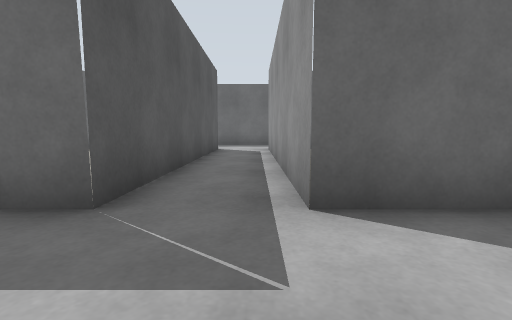
view 1 (above)

24 first-person views from a walk through a Gazebo world. The camera is 0.72 m above the floor, tilts 6° down and sees 85° across. The floor is counted in squares, 1 m on a side. Each view is taken from the middle of a square. On the plan, view 1 faces up. The plan holds only what a view shows up to about 10 squares ahead; the rest is blank.

view 2
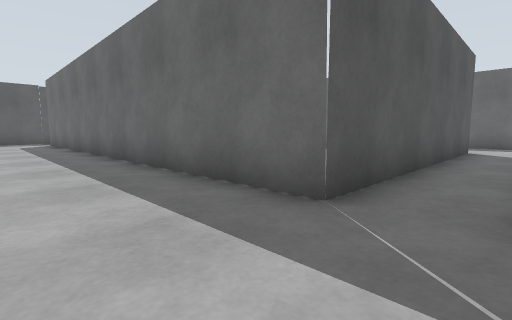

view 3
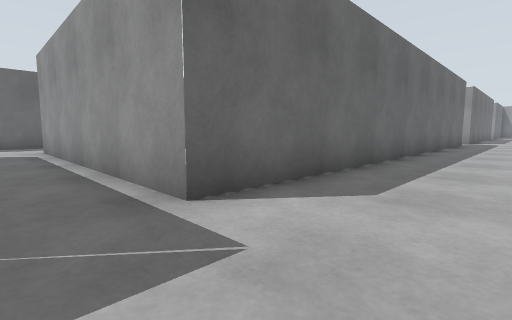

view 4
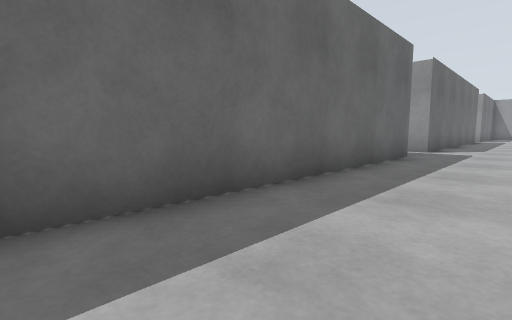

view 5
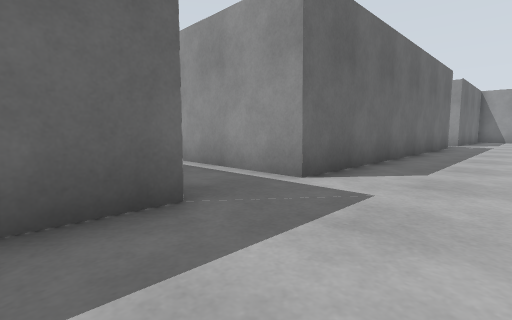

view 6
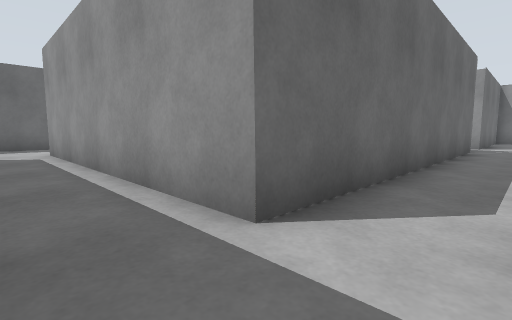

view 7
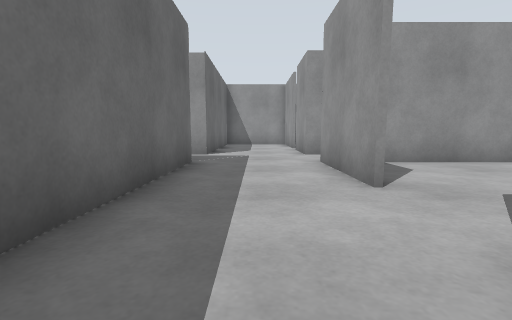

view 8
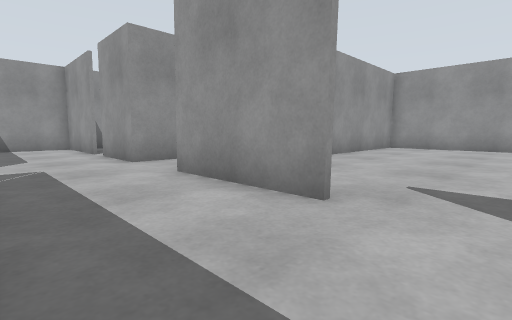

view 9
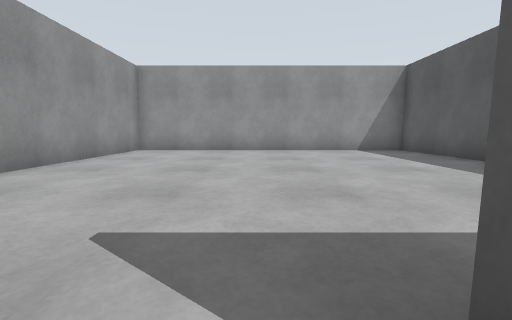

view 10
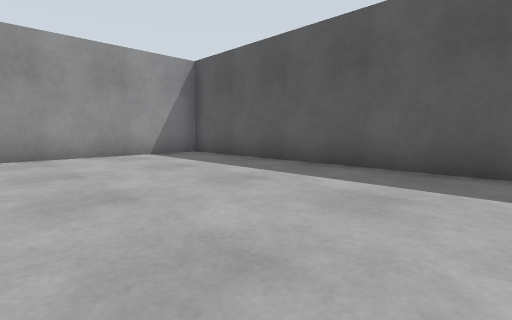

view 11
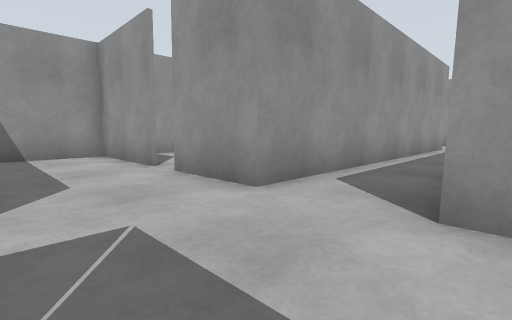

view 12
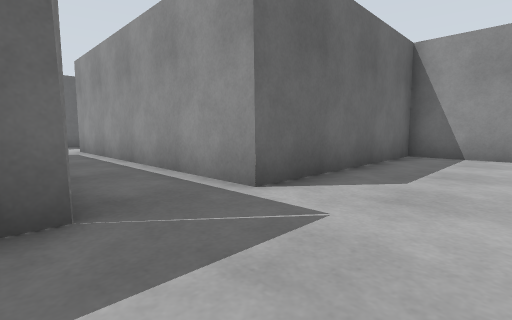

view 13
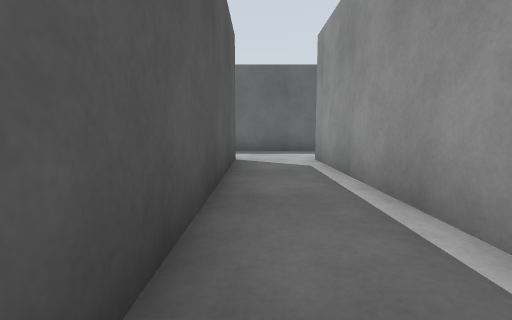

view 14
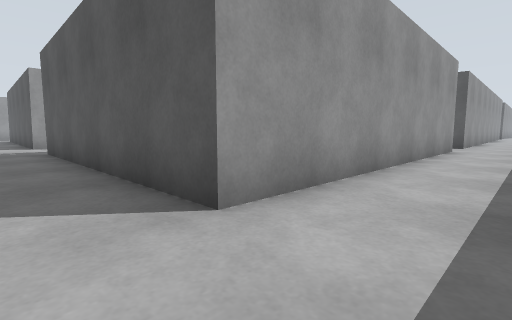

view 15
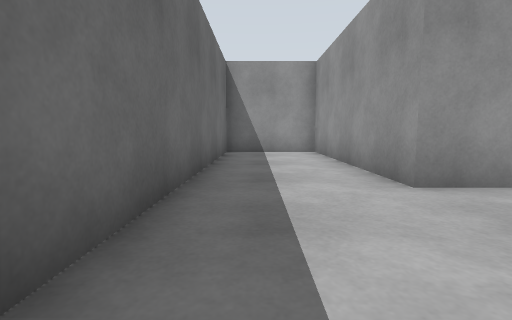

view 16
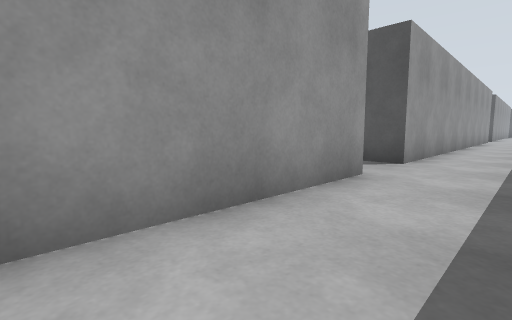

view 17
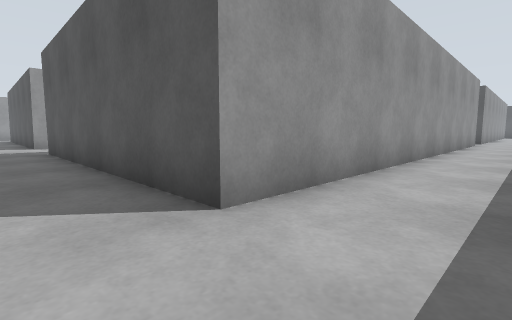

view 18
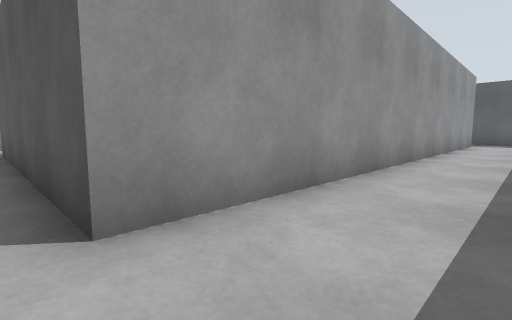

view 19
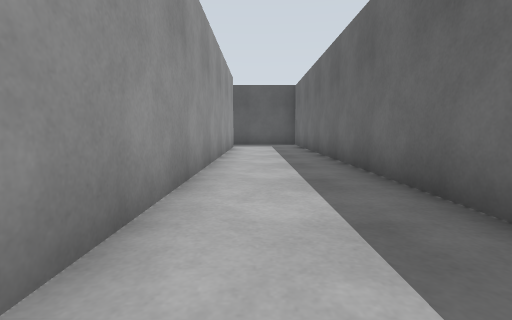

view 20
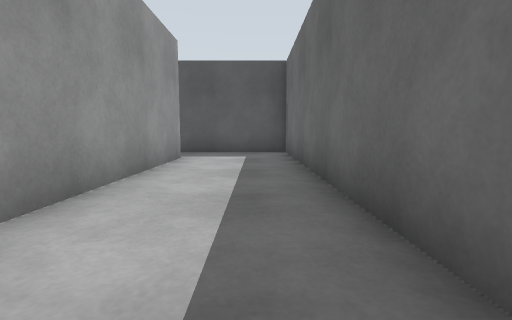

view 21
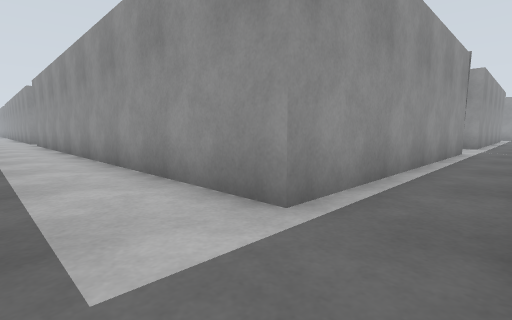

view 22
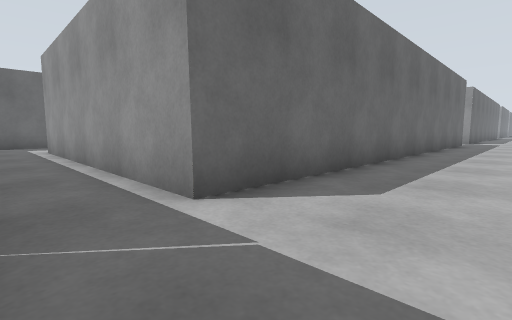

view 23
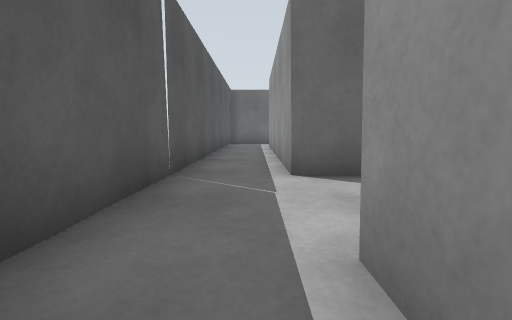

view 24
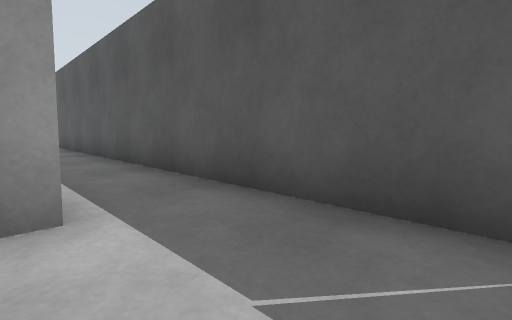

### Floor plan
Points are (right, up) in squares from view 1. A wall is a line through its corners. A room is listed if a view was taken in it or the views show most of it. See-through windows are left out.
Room 1 (views 1, 2, 22, 23)
walls: (29.5, -10) (29.5, -0.5); (-16.4, -1.5) (-16.4, -0.5); (-18.4, 0.5) (-18.4, -10)
ways out: opening at (-17.5, 0) to room 2; opening at (-0.5, -0.5) to room 2; opening at (16.5, -0.5) to room 2; opening at (28.5, -0.5) to room 2
Room 2 (views 3, 4, 5, 6, 7, 8, 9, 11, 12, 13, 14, 15, 16, 17, 18, 19, 20, 21, 24)
walls: (-1.5, 2.5) (-16.4, 2.5) (-16.4, 11) (-1.5, 11) (-1.5, 2.5); (17.5, 2.5) (17.5, 11) (27.5, 11) (27.5, 2.5) (17.5, 2.5); (4.6, 11) (15.5, 11) (15.5, 2.5) (0.5, 2.5) (0.5, 11); (17.5, 14) (16.5, 14); (24.4, -0.5) (27.5, -0.5); (-6.1, 14) (-18.4, 14) (-18.4, 10.4); (29.5, -0.5) (31.6, -0.5); (-16.4, -0.5) (-16, -0.5); (32.4, -0.5) (35.5, -0.5); (-18.4, 8) (-18.4, 0.5); (35.5, -1) (35.5, 2.5) (29.5, 2.5) (29.5, 11) (35.5, 11) (35.5, 14) (27, 14)
ways out: opening at (-17.5, 0) to room 1; opening at (-0.5, -0.5) to room 1; opening at (16.5, -0.5) to room 1; opening at (28.5, -0.5) to room 1; opening at (23.5, -1) to room 3; opening at (32, -1)
Room 3 (view 10)
walls: (17.6, -2.1) (17.6, -10.3) (25.1, -10.3); (27.3, -10.2) (27.3, -1.9)
ways out: opening at (23.5, -1) to room 2

Where each view was taken, in squares from view 1:
view 1: 0 up, 0 right, facing up
view 2: 0 up, 0 right, facing up-left
view 3: 0 up, 1 left, facing up-right
view 4: 0 up, 7 right, facing up-right
view 5: 0 up, 14 right, facing up-right
view 6: 1 up, 16 right, facing up-right
view 7: 1 up, 21 right, facing right
view 8: 2 up, 23 right, facing down-right
view 9: 0 up, 23 right, facing down
view 10: 2 down, 23 right, facing down-left
view 11: 2 up, 27 right, facing down-right
view 12: 0 up, 27 right, facing up-right
view 13: 4 up, 28 right, facing up
view 14: 13 up, 29 right, facing down-left
view 15: 13 up, 26 right, facing right
view 16: 13 up, 22 right, facing down-left
view 17: 13 up, 17 right, facing down-left
view 18: 13 up, 1 left, facing down-left
view 19: 12 up, 4 left, facing left
view 20: 13 up, 9 left, facing left
view 21: 13 up, 18 left, facing down-right
view 22: 0 up, 18 left, facing up-right
view 23: 2 down, 17 left, facing up
view 24: 2 up, 16 left, facing down-left
